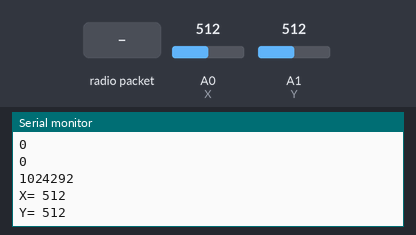
The sketch below on a simulated Arduino Uno, built with avr-gcc and run on an emulated ATmega328P. Parts: the last lines printed to the serial monitor. The test bench sets the inputs (shaded band); at power-on: A0 (X) = 512, A1 (Y) = 512. No radio packets arrive unless stated.

Above: at 1.2 s.
1.3 s: A0 (X) set to 716
At 2.0 s:
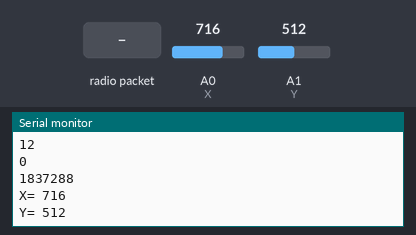
2.8 s: A1 (Y) set to 716
At 3.6 s:
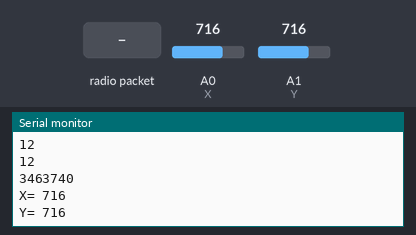
4.3 s: radio packet "1" arrives
5.8 s: A0 (X) set to 900
Timing chart, 0 to 5.9 s (numbered marks = the images above; inputs shaded):
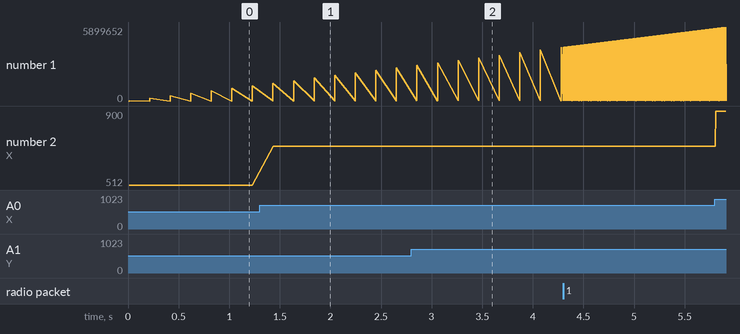

Measured:
- after the input at 1.3 s, the serial monitor: prints a new line after 0.13 s (image 1)
- after the input at 2.8 s, the serial monitor: prints a new line after 0.06 s (image 2)
- plotted number 1: 1227508 → 2650416 after the input at 1.3 s, 2650416 → 4277136 after the input at 2.8 s, 4277136 → 5793572 after the input at 4.3 s
- plotted number 2: 512 → 716 after the input at 1.3 s

The sketch:

joy_struct.ino
```cpp
/*
* Getting Started example sketch for nRF24L01+ radios
* This is an example of how to send data from one node to another using data structures
* Updated: Dec 2014 by TMRh20
*/

#include <SPI.h>
#include "RF24.h"

byte addresses[][6] = {"1Node","2Node"};


/****************** User Config ***************************/
/***      Set this radio as radio number 0 or 1         ***/
bool radioNumber = 1;

/* Hardware configuration: Set up nRF24L01 radio on SPI bus plus pins 7 & 8 */
RF24 radio(7,8);
/**********************************************************/


/**
* Create a data structure for transmitting and receiving data
* This allows many variables to be easily sent and received in a single transmission
* See http://www.cplusplus.com/doc/tutorial/structures/
*/

int Y = A1;    // select the input pin for the potentiometer
int X = A0;      // select the pin for the LED
int tap = 3;  // variable to store the value coming from the sensor

char color;

struct dataStruct{
  int asseX;
  int asseY;
//  bool clic;
  unsigned long temp;
}myData;

void setup() {

  pinMode(X, INPUT);
  pinMode(Y, INPUT);
  pinMode(tap, INPUT);

  Serial.begin(115200);
  Serial.println(F("RF24/examples/GettingStarted_HandlingData"));
  Serial.println(F("*** PRESS 'T' to begin transmitting to the other node"));

  radio.begin();

  // Set the PA Level low to prevent power supply related issues since this is a
 // getting_started sketch, and the likelihood of close proximity of the devices. RF24_PA_MAX is default.
  radio.setPALevel(RF24_PA_LOW);

  // Open a writing and reading pipe on each radio, with opposite addresses
  if(radioNumber){
    radio.openWritingPipe(addresses[1]);
    radio.openReadingPipe(1,addresses[0]);
  }else{
    radio.openWritingPipe(addresses[0]);
    radio.openReadingPipe(1,addresses[1]);
  }

//  myData.value = 1.22;
  // Start the radio listening for data
  radio.startListening();
}


void loop() {


/****************** Ping Out Role ***************************/


    radio.stopListening();                                    // First, stop listening so we can talk.


    Serial.println(F("Now sending"));

    int vel= map(analogRead(X), 0, 880, -20, 20);
    if(abs(vel)<5) vel = 0;

    int ster= map(analogRead(Y), 0, 880, -20, 20);
    if(abs(ster)<5) ster = 0;


    myData.asseX = vel ;
    myData.asseY= ster;
 //   myData.clic= digitalRead(tap);
    myData.temp = micros();

    Serial.println(myData.asseX);
    Serial.println(myData.asseY);
    Serial.println(myData.temp);

    //uso il monitor seriale per tarare gli ingressi
    Serial.println();
    Serial.print("X= ");
    Serial.println(analogRead(X));
    Serial.print("Y= ");
    Serial.println(analogRead(Y));

     if (!radio.write( &myData, sizeof(myData) )){
       Serial.println(F("failed"));
     }

    radio.startListening();                                    // Now, continue listening

    unsigned long started_waiting_at = micros();               // Set up a timeout period, get the current microseconds
    boolean timeout = false;                                   // Set up a variable to indicate if a response was received or not

    while ( !radio.available() ){                             // While nothing is received
      if (micros() - started_waiting_at > 200000 ){            // If waited longer than 200ms, indicate timeout and exit while loop
          timeout = true;
          break;
      }
    }


    // Try again 1s later
    //delay(1000);


} // Loop
```
